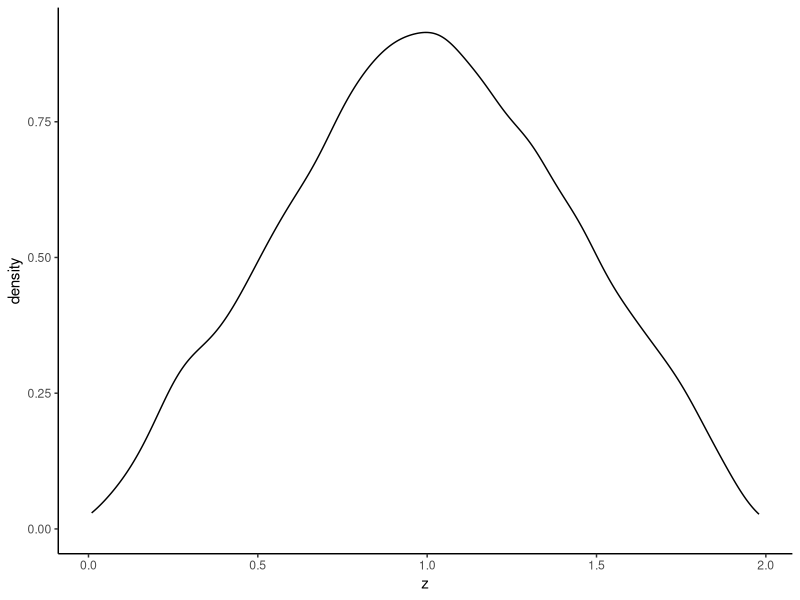
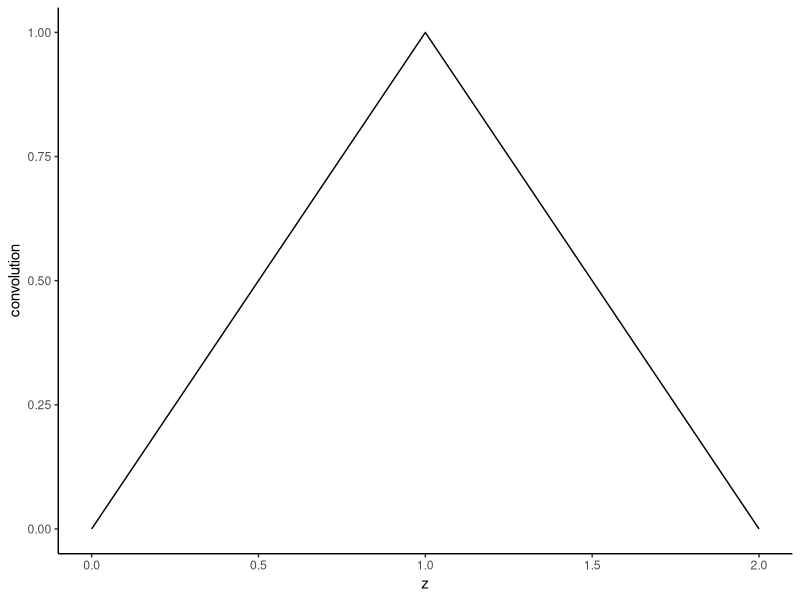
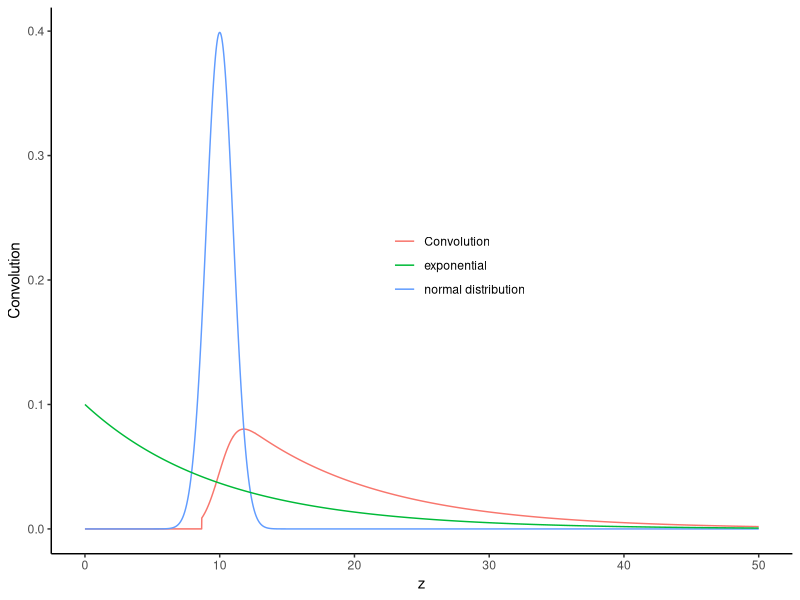

Recreate these plots in R, in order.
## ---- chunk 1
knitr::opts_chunk$set(echo = TRUE)
library(ggplot2)
## ---- chunk 2
x <- runif(10000,min = 0, max = 1)
y <- runif(10000,min = 0, max = 1)
z <-data.frame(z= x + y)

ggplot(z)+geom_density(aes(z))+theme_classic()
## ---- chunk 3
f.x <- function(x) dunif(x,0,1)
f.y <- function(y) dunif(y,0,1)
# convolution integral
f.z <- function(z) integrate(function(x,z) f.y(z-x)*f.x(x),-Inf,Inf,z)$value
df.z <- Vectorize(f.z)                    # need to vectorize the resulting fn.
#df.z is the equivalen of dnorm, it returns the prob of a point

z <- seq(0,2,0.01)
conv <- data.frame(z=z,convolution=df.z(z))

ggplot(conv)+geom_line(aes(z,convolution))+theme_classic()
## ---- chunk 4
f.x <- function(y) dnorm(y,10,1)   
f.y <- function(x) dexp(x,0.1)     

f.z <- function(z) integrate(function(x,z) f.y(z-x)*f.x(x),-Inf,Inf,z)$value
df.z <- Vectorize(f.z)

z <- seq(0,50,0.01)
Conv <- data.frame(z=z,Convolution=df.z(z),fx=f.x(z),fy=f.y(z))

ggplot(Conv)+geom_line(aes(z,Convolution,color='Convolution'))+
  geom_line(aes(z,fx,color='normal distribution'))+
  geom_line(aes(z,fy,color='exponential'))+theme_classic()+
  theme(legend.position=c(0.55, 0.55))+labs(color='')
